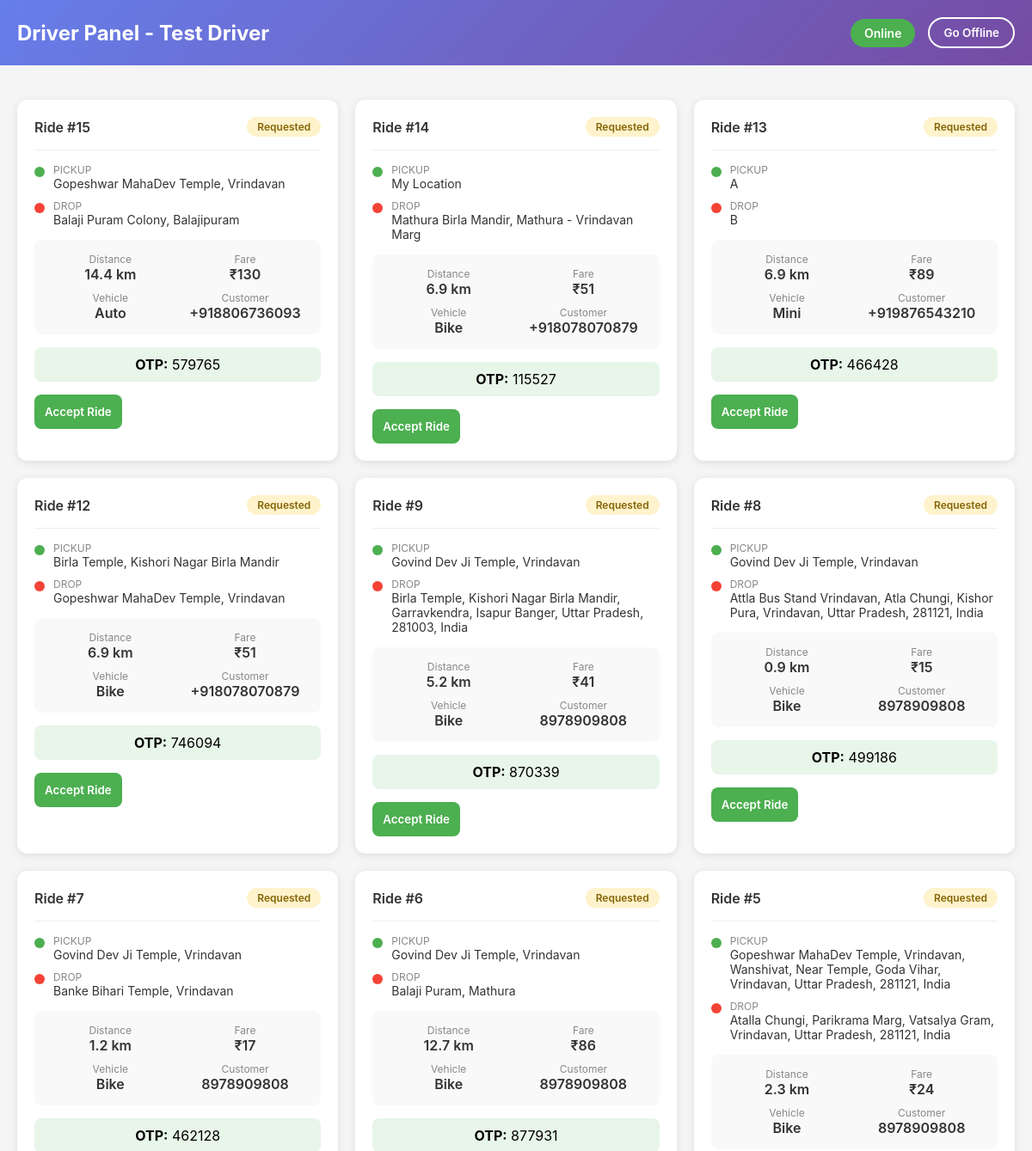
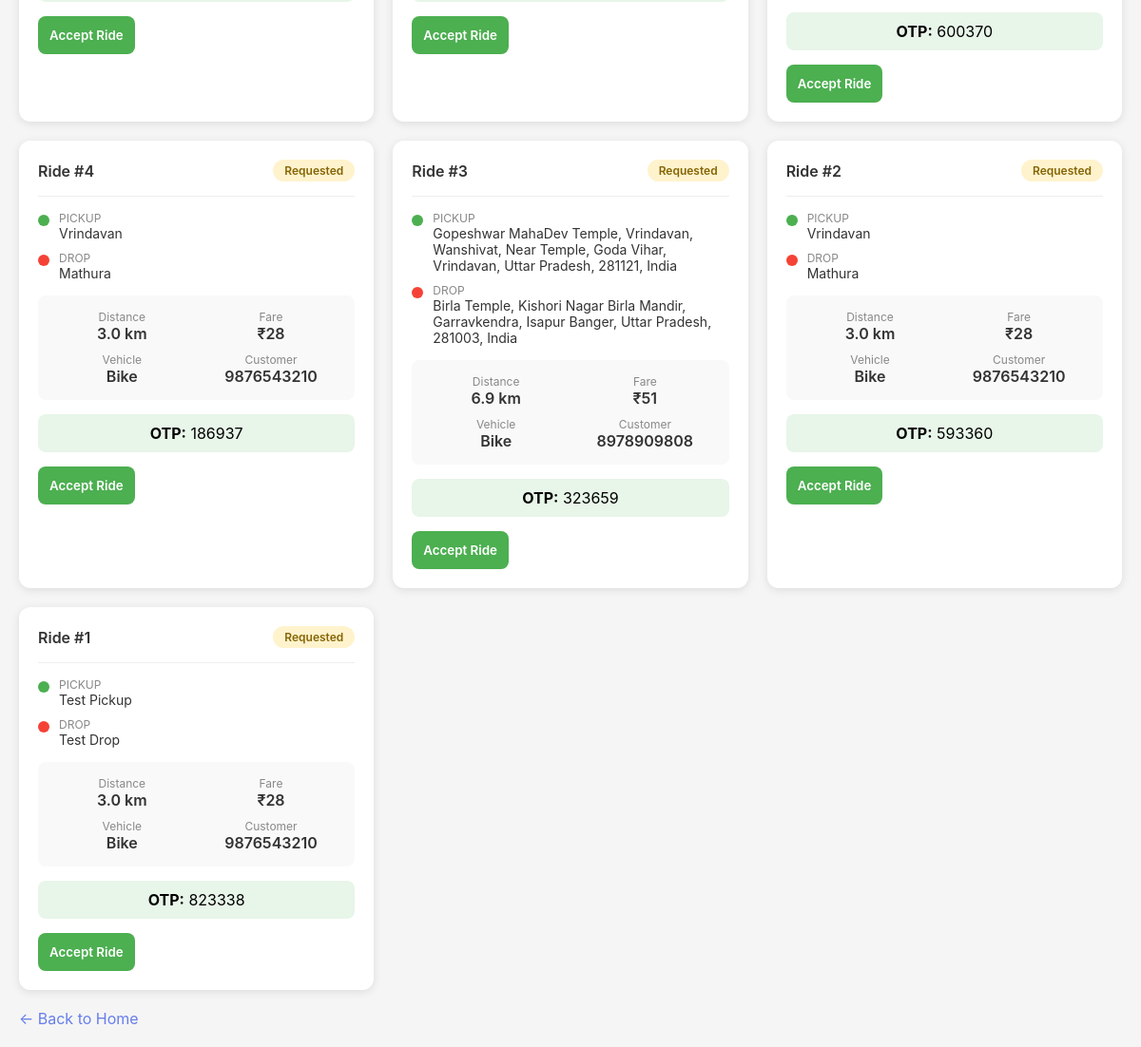
The page /api/driver/ on the database its author committed (2 pictures, top to bottom).
### core/models.py (models this page shows, shortened)
class Driver(models.Model):
    user = models.OneToOneField(User, on_delete=models.CASCADE, null=True, blank=True)
    name = models.CharField(max_length=100, blank=True)
    mobile = models.CharField(max_length=15, unique=True)
    vehicle_type = models.CharField(max_length=50, default="Mini", choices=[
        ('mini', 'Mini'),
        ('sedan', 'Sedan'),
        ('suv', 'SUV'),
        ('auto', 'Auto'),
        ('bike', 'Bike'),
    ])
    pan = models.FileField(upload_to='documents/', null=True, blank=True)
    aadhaar = models.FileField(upload_to='documents/', null=True, blank=True)
    rc = models.FileField(upload_to='documents/', null=True, blank=True)
    number_plate = models.FileField(upload_to='documents/', null=True, blank=True)
    license_doc = models.FileField(upload_to='docs/', null=True, blank=True)
    id_doc = models.FileField(upload_to='docs/', null=True, blank=True)
    vehicle_doc = models.FileField(upload_to='docs/', null=True, blank=True)
    current_lat = models.FloatField(null=True, blank=True)
    current_lng = models.FloatField(null=True, blank=True)
    docs_submitted = models.BooleanField(default=False)
    is_verified = models.BooleanField(default=False)
    is_online = models.BooleanField(default=False)

class Ride(models.Model):
    STATUS_CHOICES = [
        ('requested', 'Requested'),
        ('accepted', 'Accepted'),
        ('ongoing', 'Ongoing'),
        ('completed', 'Completed'),
        ('cancelled', 'Cancelled'),
    ]
    customer = models.ForeignKey('Customer', on_delete=models.CASCADE, null=True, blank=True)
    passenger = models.ForeignKey('Passenger', on_delete=models.CASCADE, null=True, blank=True)
    driver = models.ForeignKey('Driver', on_delete=models.SET_NULL, null=True, blank=True)
    pickup_location = models.CharField(max_length=200, default="Unknown")
    drop_location = models.CharField(max_length=200, default="Unknown")
    vehicle_type = models.CharField(max_length=50, default="Mini")
    pickup_lat = models.FloatField(null=True, blank=True)
    pickup_lng = models.FloatField(null=True, blank=True)
    drop_lat = models.FloatField(null=True, blank=True)
    drop_lng = models.FloatField(null=True, blank=True)
    distance_km = models.FloatField(default=0, null=True, blank=True)
    fare = models.FloatField(null=True, blank=True)
    price = models.FloatField(null=True, blank=True)
    otp = models.CharField(max_length=6, blank=True, null=True)
    status = models.CharField(max_length=20, choices=STATUS_CHOICES, default='requested')
    created_at = models.DateTimeField(auto_now_add=True)

class Customer(models.Model):
    name = models.CharField(max_length=100)
    mobile = models.CharField(max_length=15, unique=True)
    email = models.EmailField(blank=True, null=True)
    otp = models.CharField(max_length=6, blank=True, null=True)
    is_verified = models.BooleanField(default=False)
    created_at = models.DateTimeField(default=timezone.now)
    total_rides = models.PositiveIntegerField(default=0)
    last_login = models.DateTimeField(null=True, blank=True)
    is_active = models.BooleanField(default=True)
    auth_token = models.CharField(max_length=64, blank=True, null=True, unique=True)

### core/views.py (the view)
# urls.py: path('driver/', views.driver_panel, name='driver_panel'),
def driver_panel(request):
    driver = Driver.objects.filter(is_verified=True).first()
    if not driver:
        return render(request, "driver_panel.html", {"error": "No verified driver available. Please add a driver in admin."})
    rides = Ride.objects.filter(
        driver=driver, status='accepted'
    ) | Ride.objects.filter(
        status='requested', driver__isnull=True
    )
    return render(request, 'driver_panel.html', {
        'driver': driver,
        'rides': rides.order_by('-created_at')
    })

### core/templates/driver_panel.html (shortened to what this page needs)
<!DOCTYPE html>
<html lang="en">
<head>
</head>
<body>
    <div class="header">
        <h1>Driver Panel - {{ driver.name }}</h1>
        <div style="display: flex; align-items: center; gap: 15px;">
            <span class="status-badge {% if driver.is_online %}online{% else %}offline{% endif %}">
                {{ driver.is_online|yesno:"Online,Offline" }}
            </span>
            <form method="POST" action="{% url 'toggle_driver_status' driver.id %}" class="toggle-form">
                <button type="submit" class="toggle-btn">
                    {{ driver.is_online|yesno:"Go Offline,Go Online" }}
                </button>
            </form>
        </div>
    </div>
    <div class="container">
        {% if rides %}
        <div class="rides-grid">
            {% for ride in rides %}
            <div class="ride-card">
                <div class="ride-header">
                    <span class="ride-id">Ride #{{ ride.id }}</span>
                    <span class="ride-status status-{{ ride.status }}">{{ ride.get_status_display }}</span>
                </div>
                <div class="ride-locations">
                    <div class="location">
                        <div class="location-icon pickup-icon"></div>
                        <div class="location-text">
                            <div class="location-label">PICKUP</div>
                            <div class="location-address">{{ ride.pickup_location }}</div>
                        </div>
                    </div>
                    <div class="location">
                        <div class="location-icon drop-icon"></div>
                        <div class="location-text">
                            <div class="location-label">DROP</div>
                            <div class="location-address">{{ ride.drop_location }}</div>
                        </div>
                    </div>
                </div>
                <div class="ride-details">
                    <div class="detail-item">
                        <div class="detail-label">Distance</div>
                        <div class="detail-value">{{ ride.distance_km|default:"0"|floatformat:1 }} km</div>
                    </div>
                    <div class="detail-item">
                        <div class="detail-label">Fare</div>
                        <div class="detail-value">₹{{ ride.price|default:"0"|floatformat:0 }}</div>
                    </div>
                    <div class="detail-item">
                        <div class="detail-label">Vehicle</div>
                        <div class="detail-value">{{ ride.vehicle_type|title }}</div>
                    </div>
                    <div class="detail-item">
                        <div class="detail-label">Customer</div>
                        <div class="detail-value">{{ ride.customer.mobile|default:"N/A" }}</div>
                    </div>
                </div>
                {% if ride.otp %}
                <div style="text-align: center; padding: 10px; background: #E8F5E9; border-radius: 8px; margin-bottom: 15px;">
                    <strong>OTP:</strong> {{ ride.otp }}
                </div>
                {% endif %}
                <div class="ride-actions">
                    {% if ride.status == 'requested' and ride.driver is None %}
                    <form method="POST" action="{% url 'accept_ride' ride.id %}">
                        <button type="submit" class="btn btn-accept">Accept Ride</button>
                    </form>
                    {% elif ride.status == 'accepted' and ride.driver == driver %}
                    <form method="POST" action="{% url 'complete_ride' ride.id %}">
                        {% csrf_token %}
                        <button type="submit" class="btn btn-complete">Complete Ride</button>
                    </form>
                    {% elif ride.status == 'ongoing' and ride.driver == driver %}
                    <form method="POST" action="{% url 'complete_ride' ride.id %}">
                        {% csrf_token %}
                        <button type="submit" class="btn btn-complete">Complete Ride</button>
                    </form>
                    {% endif %}
                </div>
            </div>
            {% endfor %}
        </div>
        {% else %}
        <div class="no-rides">
            <h3>No rides available</h3>
            <p>New ride requests will appear here</p>
        </div>
        {% endif %}
        <a href="/" class="back-link">← Back to Home</a>
    </div>
</body>
</html>

### core/templates/driver_panel.html (style rules this page uses)
* { margin: 0; padding: 0; box-sizing: border-box; font-family: -apple-system, BlinkMacSystemFont, 'Segoe UI', Roboto, sans-serif; }
body { background: #f5f5f5; min-height: 100vh; }
.header { background: linear-gradient(135deg, #667eea 0%, #764ba2 100%); color: white; padding: 20px; display: flex; justify-content: space-between; align-items: center; }
.header h1 { font-size: 24px; }
.status-badge { padding: 8px 16px; border-radius: 20px; font-size: 14px; font-weight: 600; }
.status-badge.online { background: #4CAF50; }
.container { max-width: 1200px; margin: 0 auto; padding: 20px; }
.toggle-form { display: inline; }
.toggle-btn { padding: 8px 16px; border: 2px solid white; background: transparent; color: white; border-radius: 20px; cursor: pointer; font-weight: 600; }
.rides-grid { display: grid; grid-template-columns: repeat(auto-fill, minmax(350px, 1fr)); gap: 20px; margin-top: 20px; }
.ride-card { background: white; border-radius: 12px; padding: 20px; box-shadow: 0 2px 10px rgba(0,0,0,0.1); }
.ride-header { display: flex; justify-content: space-between; align-items: center; margin-bottom: 15px; padding-bottom: 15px; border-bottom: 1px solid #eee; }
.ride-id { font-weight: 600; color: #333; }
.ride-status { padding: 4px 12px; border-radius: 15px; font-size: 12px; font-weight: 600; }
.status-requested { background: #FFF3CD; color: #856404; }
.ride-locations { margin-bottom: 15px; }
.location { display: flex; align-items: flex-start; margin-bottom: 10px; }
.location-icon { width: 12px; height: 12px; border-radius: 50%; margin-right: 10px; margin-top: 4px; }
.pickup-icon { background: #4CAF50; }
.drop-icon { background: #f44336; }
.location-text { flex: 1; }
.location-label { font-size: 12px; color: #888; }
.location-address { color: #333; font-size: 14px; }
.ride-details { display: grid; grid-template-columns: 1fr 1fr; gap: 10px; margin-bottom: 15px; padding: 15px; background: #f9f9f9; border-radius: 8px; }
.detail-item { text-align: center; }
.detail-label { font-size: 12px; color: #888; }
.detail-value { font-size: 16px; font-weight: 600; color: #333; }
.ride-actions { display: flex; gap: 10px; }
.btn { flex: 1; padding: 12px; border: none; border-radius: 8px; font-weight: 600; cursor: pointer; transition: transform 0.2s; }
.btn-accept { background: #4CAF50; color: white; }
.back-link { display: inline-block; margin-top: 20px; color: #667eea; text-decoration: none; }

### rows shown on the page
Driver: name "Test Driver", is_online "Online", is_online "Go Offline"
Ride: id "15", status "Requested", pickup_location "Gopeshwar MahaDev Temple, Vrindavan", drop_location "Balaji Puram Colony, Balajipuram", distance_km "14.4", price "130", vehicle_type "Auto", customer.mobile "+918806736093", otp "579765", shows "Accept Ride"
Ride: id "14", status "Requested", pickup_location "My Location", drop_location "Mathura Birla Mandir, Mathura - Vrindavan Marg", distance_km "6.9", price "51", vehicle_type "Bike", customer.mobile "+918078070879", otp "115527", shows "Accept Ride"
Ride: id "13", status "Requested", pickup_location "A", drop_location "B", distance_km "6.9", price "89", vehicle_type "Mini", customer.mobile "+919876543210", otp "466428", shows "Accept Ride"
Ride: id "12", status "Requested", pickup_location "Birla Temple, Kishori Nagar Birla Mandir", drop_location "Gopeshwar MahaDev Temple, Vrindavan", distance_km "6.9", price "51", vehicle_type "Bike", customer.mobile "+918078070879", otp "746094", shows "Accept Ride"
Ride: id "9", status "Requested", pickup_location "Govind Dev Ji Temple, Vrindavan", drop_location "Birla Temple, Kishori Nagar Birla Mandir, Garravkendra, Isapur Banger, Uttar Pradesh, 281003, India", distance_km "5.2", price "41", vehicle_type "Bike", customer.mobile "8978909808", otp "870339", shows "Accept Ride"
Ride: id "8", status "Requested", pickup_location "Govind Dev Ji Temple, Vrindavan", drop_location "Attla Bus Stand Vrindavan, Atla Chungi, Kishor Pura, Vrindavan, Uttar Pradesh, 281121, India", distance_km "0.9", price "15", vehicle_type "Bike", customer.mobile "8978909808", otp "499186", shows "Accept Ride"
Ride: id "7", status "Requested", pickup_location "Govind Dev Ji Temple, Vrindavan", drop_location "Banke Bihari Temple, Vrindavan", distance_km "1.2", price "17", vehicle_type "Bike", customer.mobile "8978909808", otp "462128", shows "Accept Ride"
Ride: id "6", status "Requested", pickup_location "Govind Dev Ji Temple, Vrindavan", drop_location "Balaji Puram, Mathura", distance_km "12.7", price "86", vehicle_type "Bike", customer.mobile "8978909808", otp "877931", shows "Accept Ride"
Ride: id "5", status "Requested", pickup_location "Gopeshwar MahaDev Temple, Vrindavan, Wanshivat, Near Temple, Goda Vihar, Vrindavan, Uttar Pradesh, 281121, India", drop_location "Atalla Chungi, Parikrama Marg, Vatsalya Gram, Vrindavan, Uttar Pradesh, 281121, India", distance_km "2.3", price "24", vehicle_type "Bike", customer.mobile "8978909808", otp "600370", shows "Accept Ride"
Ride: id "4", status "Requested", pickup_location "Vrindavan", drop_location "Mathura", distance_km "3.0", price "28", vehicle_type "Bike", customer.mobile "9876543210", otp "186937", shows "Accept Ride"
Ride: id "3", status "Requested", pickup_location "Gopeshwar MahaDev Temple, Vrindavan, Wanshivat, Near Temple, Goda Vihar, Vrindavan, Uttar Pradesh, 281121, India", drop_location "Birla Temple, Kishori Nagar Birla Mandir, Garravkendra, Isapur Banger, Uttar Pradesh, 281003, India", distance_km "6.9", price "51", vehicle_type "Bike", customer.mobile "8978909808", otp "323659", shows "Accept Ride"
Ride: id "2", status "Requested", pickup_location "Vrindavan", drop_location "Mathura", distance_km "3.0", price "28", vehicle_type "Bike", customer.mobile "9876543210", otp "593360", shows "Accept Ride"
Ride: id "1", status "Requested", pickup_location "Test Pickup", drop_location "Test Drop", distance_km "3.0", price "28", vehicle_type "Bike", customer.mobile "9876543210", otp "823338", shows "Accept Ride"
